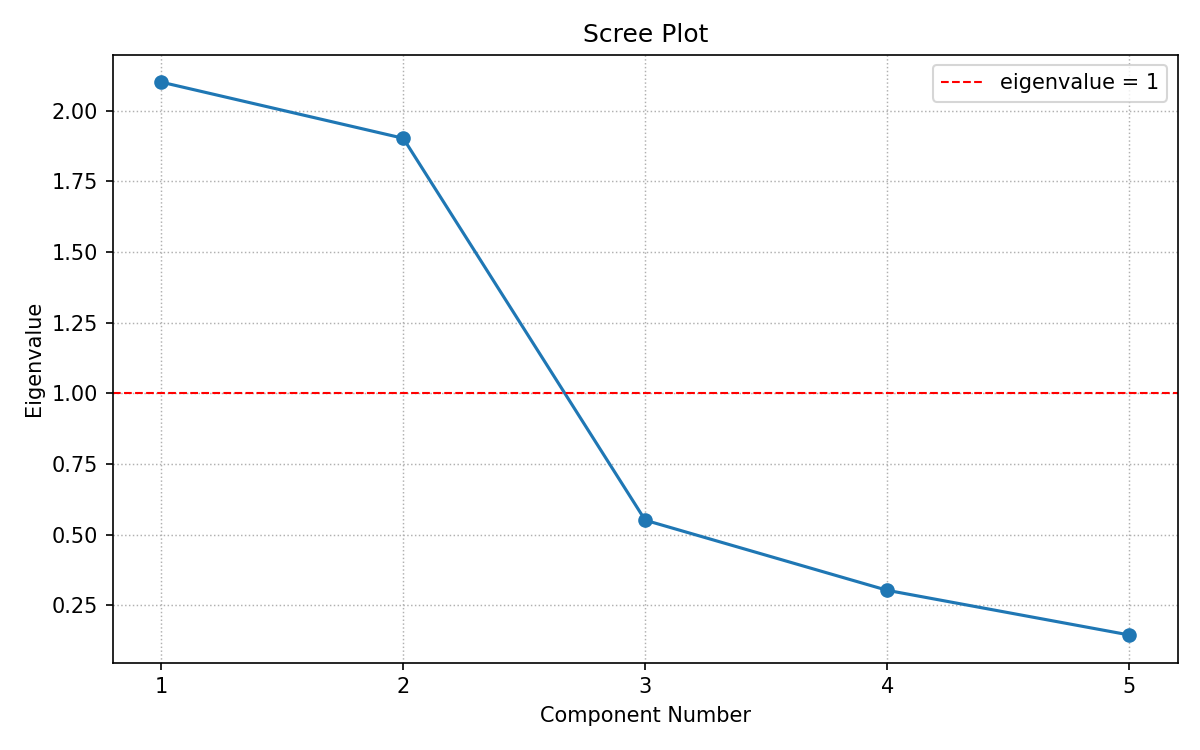

Recreate this plot in Python.
import numpy as np
import pandas as pd
from pathlib import Path
import matplotlib.pyplot as plt


def compute_eigenvalues(df: pd.DataFrame) -> np.ndarray:
    """
    相関行列の固有値を降順で返す。

    Parameters
    ----------
    df : pd.DataFrame
        各列が観測変数、各行がサンプルのデータフレーム（数値列のみ想定）

    Returns
    -------
    np.ndarray
        固有値配列（降順）
    """
    # 相関行列を計算し、固有値を求める
    corr = df.corr()
    # np.linalg.eigvalshは対称行列の固有値を計算する関数で、相関行列は対称行列なのでこれを使用
    # 固有値を降順に並べ替えるために[::-1]で反転
    eigenvalues = np.linalg.eigvalsh(corr.values)[::-1]
    return eigenvalues


def plot_scree(eigenvalues: np.ndarray, output_path: Path) -> None:
    """
    スクリープロットを作成してPNG保存する。
    """
    # 固有値の数に応じたコンポーネント番号を作成
    component_numbers = np.arange(1, len(eigenvalues) + 1)

    # スクリープロットを作成
    # plot関数で点をマーカー付きでプロットし、axhlineで基準線を引く
    fig, ax = plt.subplots(figsize=(8, 5))
    ax.plot(component_numbers, eigenvalues, marker="o")
    ax.axhline(1.0, color="red", linestyle="--", linewidth=1, label="eigenvalue = 1") # 基準線を追加 横線のため可読性も考えてaxhlineを利用
    ax.set_title("Scree Plot")
    ax.set_xlabel("Component Number")
    ax.set_ylabel("Eigenvalue")
    ax.set_xticks(component_numbers)
    ax.grid(True, linestyle=":", linewidth=0.7)
    ax.legend()
    fig.tight_layout()
    fig.savefig(output_path, dpi=150)
    plt.close(fig)


if __name__ == "__main__":
    # CSVファイルのパスと出力パスを設定
    repo_root = Path(__file__).resolve().parents[2]
    csv_path = repo_root / "01_factor-analysis" / "data" / "factor_analysis_test_data.csv"
    output_path = Path(__file__).resolve().parent / "scree_plot.png"

    # CSVを読み込む
    df = pd.read_csv(csv_path)

    # "ID"列があれば削除
    if "ID" in df.columns:
        df = df.drop(columns=["ID"])

    # 数値列のみを抽出
    numeric_df = df.select_dtypes(include=[np.number])

    # 数値列がない場合はエラーを出す
    if numeric_df.empty:
        raise ValueError("数値列が見つからないため、スクリープロットを作成できません。")

    # 固有値を計算してプロットを保存
    eigenvalues = compute_eigenvalues(numeric_df)
    plot_scree(eigenvalues, output_path)

    print("=== Scree Plot ===")
    print("CSV:", csv_path.relative_to(repo_root)) # ルートからの相対パスで表示
    print("Variables:", list(numeric_df.columns))
    print("Eigenvalues:", eigenvalues)
    print("Saved plot:", output_path.relative_to(repo_root))
